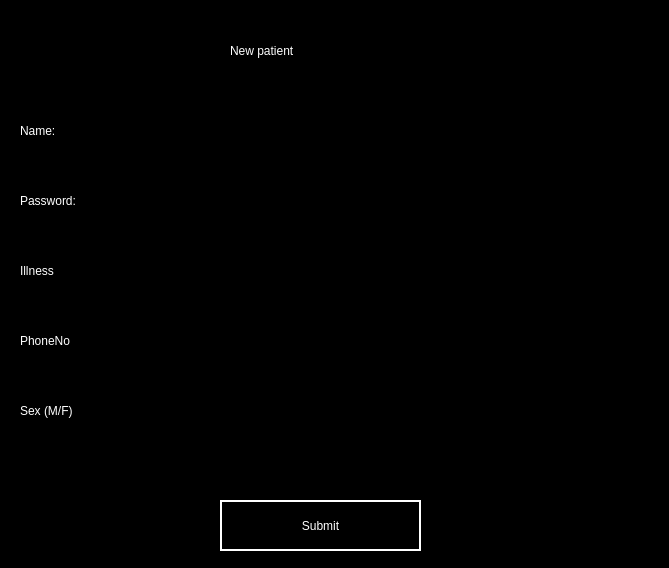
<?xml version="1.0" encoding="UTF-8"?>
<ui version="4.0">
 <class>MainWindow</class>
 <widget class="QMainWindow" name="MainWindow">
  <property name="geometry">
   <rect>
    <x>0</x>
    <y>0</y>
    <width>669</width>
    <height>568</height>
   </rect>
  </property>
  <property name="windowTitle">
   <string>MainWindow</string>
  </property>
  <property name="styleSheet">
   <string notr="true">background-color: rgb(0, 0, 0);</string>
  </property>
  <widget class="QWidget" name="centralwidget">
   <widget class="QLabel" name="label">
    <property name="geometry">
     <rect>
      <x>230</x>
      <y>20</y>
      <width>211</width>
      <height>61</height>
     </rect>
    </property>
    <property name="styleSheet">
     <string notr="true">QLabel {
	color: rgb(255, 255, 255);
	font: 75 26pt &quot;Bahnschrift&quot;;
}</string>
    </property>
    <property name="text">
     <string>New patient</string>
    </property>
   </widget>
   <widget class="QLineEdit" name="lineEdit">
    <property name="geometry">
     <rect>
      <x>160</x>
      <y>110</y>
      <width>411</width>
      <height>41</height>
     </rect>
    </property>
    <property name="styleSheet">
     <string notr="true">QLineEdit {
	color: rgb(255, 255, 255);
	font: 20pt &quot;Bahnschrift&quot;;
}</string>
    </property>
    <property name="text">
     <string/>
    </property>
   </widget>
   <widget class="QPushButton" name="pushButton">
    <property name="geometry">
     <rect>
      <x>220</x>
      <y>500</y>
      <width>201</width>
      <height>51</height>
     </rect>
    </property>
    <property name="styleSheet">
     <string notr="true">QPushButton	{
	background-color: rgb(0, 0, 0);
	color: rgb(255, 255, 255);
	font: 75 20pt &quot;Bahnschrift&quot;;
	border: 2px solid rgb(255, 255, 255);
}

QPushButton:hover  {
	background-color: rgb(255, 255, 255);
	color: rgb(0, 0, 0);
	font: 75 20pt &quot;Bahnschrift&quot;;
	border: 2px solid rgb(255, 255, 255);
}</string>
    </property>
    <property name="text">
     <string>Submit</string>
    </property>
   </widget>
   <widget class="QLabel" name="label_2">
    <property name="geometry">
     <rect>
      <x>20</x>
      <y>110</y>
      <width>131</width>
      <height>41</height>
     </rect>
    </property>
    <property name="styleSheet">
     <string notr="true">QLabel {
	color: rgb(255, 255, 255);
	font: 75 20pt &quot;Bahnschrift&quot;;
}</string>
    </property>
    <property name="text">
     <string>Name:</string>
    </property>
   </widget>
   <widget class="QLabel" name="label_3">
    <property name="geometry">
     <rect>
      <x>20</x>
      <y>180</y>
      <width>131</width>
      <height>41</height>
     </rect>
    </property>
    <property name="styleSheet">
     <string notr="true">QLabel {
	color: rgb(255, 255, 255);
	font: 75 20pt &quot;Bahnschrift&quot;;
}</string>
    </property>
    <property name="text">
     <string>Password:</string>
    </property>
   </widget>
   <widget class="QLabel" name="label_4">
    <property name="geometry">
     <rect>
      <x>20</x>
      <y>250</y>
      <width>131</width>
      <height>41</height>
     </rect>
    </property>
    <property name="styleSheet">
     <string notr="true">QLabel {
	color: rgb(255, 255, 255);
	font: 75 20pt &quot;Bahnschrift&quot;;
}</string>
    </property>
    <property name="text">
     <string>Illness</string>
    </property>
   </widget>
   <widget class="QLabel" name="label_5">
    <property name="geometry">
     <rect>
      <x>20</x>
      <y>320</y>
      <width>131</width>
      <height>41</height>
     </rect>
    </property>
    <property name="styleSheet">
     <string notr="true">QLabel {
	color: rgb(255, 255, 255);
	font: 75 20pt &quot;Bahnschrift&quot;;
}</string>
    </property>
    <property name="text">
     <string>PhoneNo</string>
    </property>
   </widget>
   <widget class="QLabel" name="label_6">
    <property name="geometry">
     <rect>
      <x>20</x>
      <y>390</y>
      <width>131</width>
      <height>41</height>
     </rect>
    </property>
    <property name="styleSheet">
     <string notr="true">QLabel {
	color: rgb(255, 255, 255);
	font: 75 20pt &quot;Bahnschrift&quot;;
}</string>
    </property>
    <property name="text">
     <string>Sex (M/F)</string>
    </property>
   </widget>
   <widget class="QLineEdit" name="lineEdit_2">
    <property name="geometry">
     <rect>
      <x>160</x>
      <y>180</y>
      <width>411</width>
      <height>41</height>
     </rect>
    </property>
    <property name="styleSheet">
     <string notr="true">QLineEdit {
	color: rgb(255, 255, 255);
	font: 20pt &quot;Bahnschrift&quot;;
}</string>
    </property>
    <property name="text">
     <string/>
    </property>
   </widget>
   <widget class="QLineEdit" name="lineEdit_3">
    <property name="geometry">
     <rect>
      <x>160</x>
      <y>250</y>
      <width>411</width>
      <height>41</height>
     </rect>
    </property>
    <property name="styleSheet">
     <string notr="true">QLineEdit {
	color: rgb(255, 255, 255);
	font: 20pt &quot;Bahnschrift&quot;;
}</string>
    </property>
    <property name="text">
     <string/>
    </property>
   </widget>
   <widget class="QLineEdit" name="lineEdit_4">
    <property name="geometry">
     <rect>
      <x>160</x>
      <y>320</y>
      <width>411</width>
      <height>41</height>
     </rect>
    </property>
    <property name="styleSheet">
     <string notr="true">QLineEdit {
	color: rgb(255, 255, 255);
	font: 20pt &quot;Bahnschrift&quot;;
}</string>
    </property>
    <property name="text">
     <string/>
    </property>
   </widget>
   <widget class="QLineEdit" name="lineEdit_5">
    <property name="geometry">
     <rect>
      <x>160</x>
      <y>390</y>
      <width>411</width>
      <height>41</height>
     </rect>
    </property>
    <property name="styleSheet">
     <string notr="true">QLineEdit {
	color: rgb(255, 255, 255);
	font: 20pt &quot;Bahnschrift&quot;;
}</string>
    </property>
    <property name="text">
     <string/>
    </property>
   </widget>
  </widget>
 </widget>
 <resources/>
 <connections/>
</ui>
